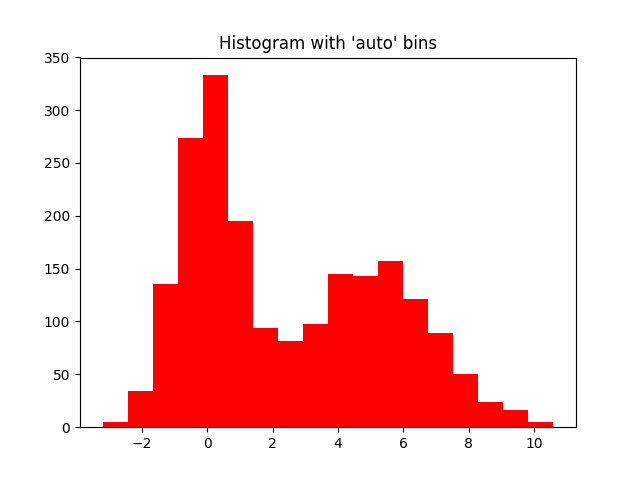

Generate this figure with Python:
################################################################################################
#	name:	histogram-01.py
#	desc:	histogram simple example
#	date:	2018-07-03
#	Author:	conquistadorjd
################################################################################################
from matplotlib import pyplot as plt
import numpy as np

print('*** Program Started ***')

N_points = 100000
n_bins = 20

# Generate a normal distribution, center at x=0 and y=5
# x = np.random.randn(N_points)
# y = .4 * x + np.random.randn(100000) + 5
# print(x)
# print(y)
# # plt.hist(x, bins=n_bins)
# plt.hist(x, bins='auto')

rng = np.random.RandomState(10)  # deterministic random data
a = np.hstack((rng.normal(size=1000),rng.normal(loc=5, scale=2, size=1000)))

plt.hist(a, bins='auto',color='#1dd5e2',facecolor='red')  # arguments are passed to np.histogram
plt.title("Histogram with 'auto' bins")

# Saving image
plt.savefig('histogram-01.png')

# In case you dont want to save image but just displya it
plt.show()

print('*** Program ended ***')